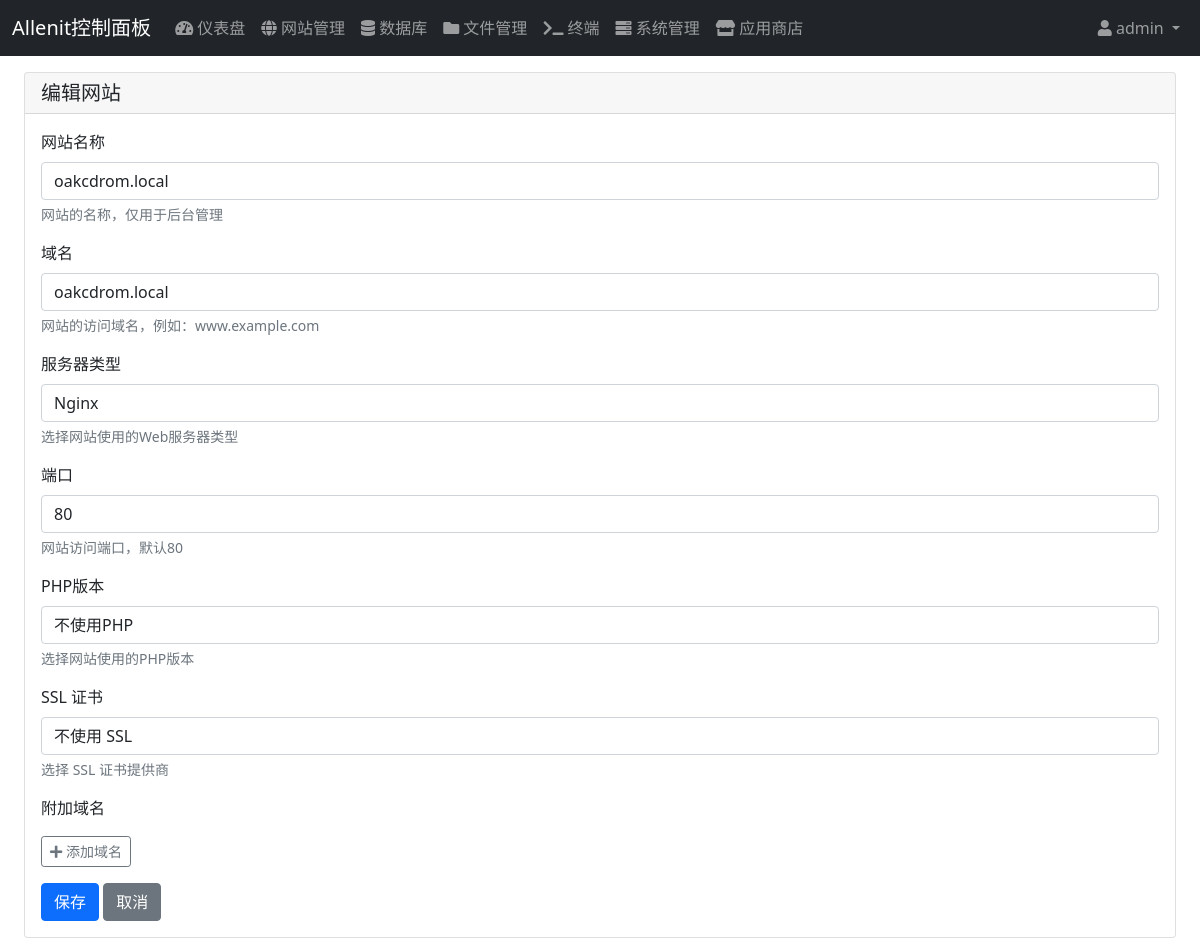
/websites/14/edit/ (signed in), run on the app's committed database.
### websites/models.py (models this page shows, shortened)
class Website(models.Model):
    SERVER_TYPES = (
        ('nginx', 'Nginx'),
        ('apache', 'Apache'),
    )
    SSL_PROVIDERS = (
        ('none', '不使用 SSL'),
        ('cloudflare', 'Cloudflare'),
        ('letsencrypt', "Let's Encrypt"),
    )
    user = models.ForeignKey(
        User,
        on_delete=models.CASCADE,
        null=True,  # 允许为空
        default=1,  # 设置默认值为ID为1的用户
        verbose_name='用户'
    )
    name = models.CharField(_('网站名称'), max_length=100)
    domain = models.CharField(max_length=100, unique=True, verbose_name='域名')
    server_type = models.CharField(
        _('服务器类型'),
        max_length=10,
        choices=SERVER_TYPES,
        default='nginx'
    )
    php_version = models.CharField(max_length=10, blank=True, null=True, verbose_name='PHP版本')
    status = models.BooleanField(_('运行状态'), default=False)
    ssl_enabled = models.BooleanField(_('SSL状态'), default=False)
    ssl_provider = models.CharField(
        _('SSL 提供商'),
        max_length=20,
        choices=SSL_PROVIDERS,
        default='none'
    )
    ssl_certificate_path = models.CharField(
        _('SSL 证书路径'),
        max_length=255,
        blank=True,
        null=True
    )
    ssl_key_path = models.CharField(
        _('SSL 私钥路径'),
        max_length=255,
        blank=True,
        null=True
    )
    created_at = models.DateTimeField(auto_now_add=True)
    updated_at = models.DateTimeField(auto_now=True)
    port = models.IntegerField(default=80, verbose_name='端口')
    path = models.CharField(max_length=255, blank=True, null=True, verbose_name='网站路径')
    nginx_config_path = models.CharField(max_length=255, null=True, blank=True)
    class Meta:
        verbose_name = _('网站')
        verbose_name_plural = _('网站')
        ordering = ['-created_at']

### websites/views.py (the view, shortened to what this page needs)
# urls.py: path('<int:pk>/edit/', views.website_edit, name='website_edit'),
@login_required
def website_edit(request, pk):
    website = get_object_or_404(Website, pk=pk)
    cert_info = None
    if request.method == 'POST':
        form = WebsiteForm(request.POST, instance=website)
        if form.is_valid():
            website = form.save(commit=False)
            ssl_provider = form.cleaned_data['ssl_provider']
            old_ssl_enabled = website.ssl_enabled
            if ssl_provider != 'none':
                website.ssl_enabled = True
                if ssl_provider == 'cloudflare':
                    website.ssl_certificate_path = f'/etc/nginx/ssl/{website.domain}/cloudflare.crt'
                    website.ssl_key_path = f'/etc/nginx/ssl/{website.domain}/cloudflare.key'
                    ssl_dir = os.path.dirname(website.ssl_certificate_path)
                    os.makedirs(ssl_dir, exist_ok=True)
                elif ssl_provider == 'letsencrypt':
                    website.ssl_certificate_path = f'/etc/letsencrypt/live/{website.domain}/fullchain.pem'
                    website.ssl_key_path = f'/etc/letsencrypt/live/{website.domain}/privkey.pem'
            else:
                website.ssl_enabled = False
                website.ssl_certificate_path = None
                website.ssl_key_path = None
            website.save()
            if old_ssl_enabled != website.ssl_enabled:
                nginx_config = f"""server {{
    listen {website.port};
    listen [::]:{website.port};
"""
                if website.ssl_enabled:
                    nginx_config += f"""    listen 443 ssl http2;
    listen [::]:443 ssl http2;
    ssl_certificate {website.ssl_certificate_path};
    ssl_certificate_key {website.ssl_key_path};
    ssl_protocols TLSv1.2 TLSv1.3;
    ssl_ciphers ECDHE-ECDSA-AES128-GCM-SHA256:ECDHE-RSA-AES128-GCM-SHA256:ECDHE-ECDSA-AES256-GCM-SHA384:ECDHE-RSA-AES256-GCM-SHA384:ECDHE-ECDSA-CHACHA20-POLY1305:ECDHE-RSA-CHACHA20-POLY1305:DHE-RSA-AES128-GCM-SHA256:DHE-RSA-AES256-GCM-SHA384;
    ssl_prefer_server_ciphers off;
    ssl_session_timeout 1d;
    ssl_session_cache shared:SSL:50m;
    ssl_session_tickets off;
    ssl_stapling on;
    ssl_stapling_verify on;
    # 添加 HSTS 策略
    add_header Strict-Transport-Security "max-age=31536000" always;
"""
                nginx_config += f"""    server_name {website.domain};
    root /www/wwwroot/{website.domain};

    index index.php index.html index.htm;

    access_log  /www/wwwlogs/{website.domain}.log;
    error_log  /www/wwwlogs/{website.domain}.error.log;

    location / {{
        try_files $uri $uri/ /index.php?$query_string;
    }}
"""
                if website.php_version and website.php_version != 'none':
                    nginx_config += f"""
    location ~ \.php$ {{
        fastcgi_pass unix:/tmp/php-cgi-{website.php_version}.sock;
        fastcgi_index index.php;
        fastcgi_param SCRIPT_FILENAME $document_root$fastcgi_script_name;
        include fastcgi_params;
    }}
"""
                nginx_config += """
    location ~ .*\.(gif|jpg|jpeg|png|bmp|swf)$ {
        expires      30d;
    }

    location ~ .*\.(js|css)?$ {
        expires      12h;
    }
}"""
                if website.ssl_enabled:
                    nginx_config += f"""

server {{
    listen 80;
    listen [::]:80;
    server_name {website.domain};
    return 301 https://$server_name$request_uri;
}}"""
                nginx_path = f'/etc/nginx/conf.d/{website.domain}.conf'
                with open(nginx_path, 'w') as f:
                    f.write(nginx_config)
                subprocess.run(['systemctl', 'reload', 'nginx'])
            messages.success(request, '网站更新成功')
            return redirect('website_list')
    else:
        form = WebsiteForm(instance=website)
    context = {
        'form': form,
        'website': website,
        'cert_info': cert_info,
        'action': f'编辑网站: {website.name}',
        'button_text': '保存',
    }
    return render(request, 'websites/form.html', context)

### websites/forms.py
class WebsiteForm(forms.ModelForm):
    SSL_PROVIDERS = (
        ('none', '不使用 SSL'),
        ('cloudflare', 'Cloudflare'),
        ('letsencrypt', "Let's Encrypt"),
    )
    ssl_provider = forms.ChoiceField(
        choices=SSL_PROVIDERS,
        required=False,
        widget=forms.Select(attrs={'class': 'form-control'}),
        label='SSL 提供商'
    )
    class Meta:
        model = Website
        fields = ['name', 'domain', 'server_type', 'php_version', 'ssl_provider']
        widgets = {
            'name': forms.TextInput(attrs={'class': 'form-control'}),
            'domain': forms.TextInput(attrs={'class': 'form-control'}),
            'server_type': forms.Select(attrs={'class': 'form-control'}),
            'php_version': forms.Select(attrs={'class': 'form-control'}),
        }

### templates/websites/form.html (shortened to what this page needs)
{% extends "base.html" %}
{% load crispy_forms_tags %}
{% load website_tags %}
{% block content %}
<div class="container-fluid">
    <div class="row">
        <div class="col-12">
            <div class="card">
                <div class="card-header">
                    <h5 class="card-title mb-0">{% if form.instance.pk %}编辑网站{% else %}添加网站{% endif %}</h5>
                </div>
                <div class="card-body">
                    <form method="post" class="form">
                        <div class="mb-3">
                            <label class="form-label">网站名称</label>
                            {{ form.name }}
                            <div class="form-text">网站的名称，仅用于后台管理</div>
                        </div>
                        <div class="mb-3">
                            <label class="form-label">域名</label>
                            {{ form.domain }}
                            <div class="form-text">网站的访问域名，例如：www.example.com</div>
                        </div>
                        <div class="mb-3">
                            <label class="form-label">服务器类型</label>
                            {{ form.server_type }}
                            <div class="form-text">选择网站使用的Web服务器类型</div>
                        </div>
                        <div class="mb-3">
                            <label class="form-label">端口</label>
                            <input type="number" name="port" class="form-control" value="{{ form.instance.port|default:'80' }}" min="1" max="65535">
                            <div class="form-text">网站访问端口，默认80</div>
                        </div>
                        <div class="mb-3">
                            <label class="form-label">PHP版本</label>
                            <select name="php_version" class="form-control">
                                <option value="">不使用PHP</option>
                            </select>
                            <div class="form-text">选择网站使用的PHP版本</div>
                        </div>
                        <div class="mb-3">
                            <label class="form-label">SSL 证书</label>
                            <select name="ssl_provider" class="form-control" id="ssl-provider">
                                <option value="none" {% if form.instance.ssl_provider == 'none' %}selected{% endif %}>不使用 SSL</option>
                            </select>
                            <div class="form-text">选择 SSL 证书提供商</div>
                        </div>
                        <div class="mb-3" id="additional-domains">
                            <label class="form-label">附加域名</label>
                            <button type="button" class="btn btn-outline-secondary btn-sm mt-2" onclick="addDomainField()">
                                <i class="fas fa-plus"></i> 添加域名
                            </button>
                        </div>
                        <div class="mt-3">
                            <button type="submit" class="btn btn-primary">保存</button>
                            <a href="{% url 'website_list' %}" class="btn btn-secondary">取消</a>
                        </div>
                    </form>
                </div>
            </div>
        </div>
    </div>
</div>
{% endblock %}

### templates/base.html (shortened to what this page needs)
<!DOCTYPE html>
<html lang="zh-CN">
<head>
    <link href="https://cdn.jsdelivr.net/npm/bootstrap@5.1.3/dist/css/bootstrap.min.css" rel="stylesheet">
    <link href="https://cdn.jsdelivr.net/npm/@fortawesome/fontawesome-free@5.15.4/css/all.min.css" rel="stylesheet">
</head>
<body>
    <nav class="navbar navbar-expand-lg navbar-dark bg-dark">
        <div class="container-fluid">
            <a class="navbar-brand" href="{% url 'dashboard' %}">Allenit控制面板</a>
            <div class="collapse navbar-collapse" id="navbarNav">
                <ul class="navbar-nav">
                    <li class="nav-item">
                        <a class="nav-link" href="{% url 'dashboard' %}">
                            <i class="fas fa-tachometer-alt"></i> 仪表盘
                        </a>
                    </li>
                    <li class="nav-item">
                        <a class="nav-link" href="{% url 'website_list' %}">
                            <i class="fas fa-globe"></i> 网站管理
                        </a>
                    </li>
                    <li class="nav-item">
                        <a class="nav-link" href="{% url 'database_list' %}">
                            <i class="fas fa-database"></i> 数据库
                        </a>
                    </li>
                    <li class="nav-item">
                        <a class="nav-link" href="{% url 'file_manager' %}">
                            <i class="fas fa-folder"></i> 文件管理
                        </a>
                    </li>
                    <li class="nav-item">
                        <a class="nav-link {% if request.resolver_match.namespace == 'terminal' %}active{% endif %}" href="{% url 'terminal:index' %}">
                            <i class="fas fa-terminal"></i> 终端
                        </a>
                    </li>
                    <li class="nav-item">
                        <a class="nav-link" href="{% url 'system_status' %}">
                            <i class="fas fa-server"></i> 系统管理
                        </a>
                    </li>
                    <li class="nav-item">
                        <a class="nav-link" href="{% url 'app_store' %}">
                            <i class="fas fa-store"></i> 应用商店
                        </a>
                    </li>
                </ul>
                <ul class="navbar-nav ms-auto">
                    {% if user.is_authenticated %}
                    <li class="nav-item dropdown">
                        <a class="nav-link dropdown-toggle" href="#" id="navbarDropdown" role="button" data-bs-toggle="dropdown">
                            <i class="fas fa-user"></i> {{ user.username }}
                        </a>
                    </li>
                    {% else %}
                    <li class="nav-item">
                        <a class="nav-link" href="{% url 'login' %}">登录</a>
                    </li>
                    {% endif %}
                </ul>
            </div>
        </div>
    </nav>
    <div class="container-fluid py-3">
        {% block content %}{% endblock %}
    </div>
</body>
</html>

### data on the page
Website: name "oakcdrom.local", domain "oakcdrom.local", server_type "Nginx", port "80", ssl_provider "不使用 SSL"

### other printed values
{{ user.username }} "admin"
